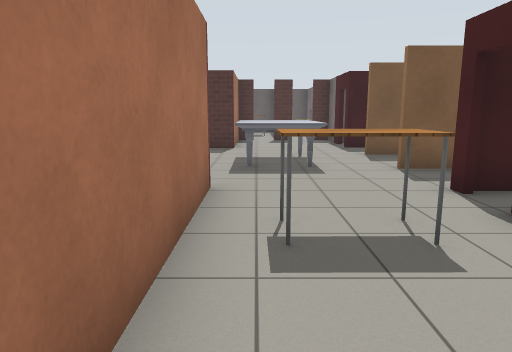
View 1 (above)

13 first-person views from a walk through a robot-simulator world made for Gazebo. The camera is 1.2 m above the floor, tilts 10° down and sees 70° across. The floor is counted in squares, 1 m on a side. Each view is taken from the middle of a square. On the plan, view 1 faces up. The plan holds only what a view shows up to about 14 squares ahead; the rest is blank. Robots are left out. Simple patterns stand in for the simulator's built-in surfaces.

View 2
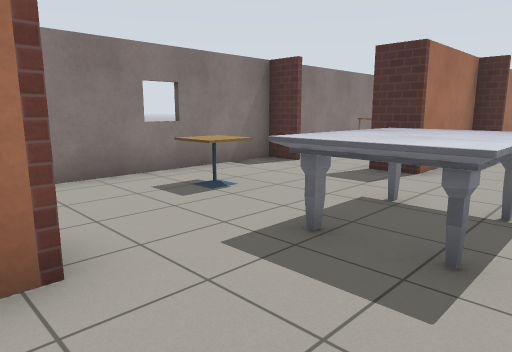

View 3
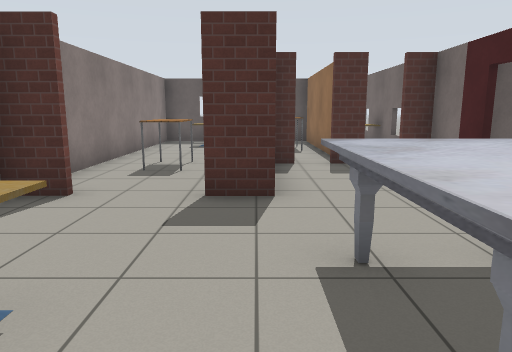

View 4
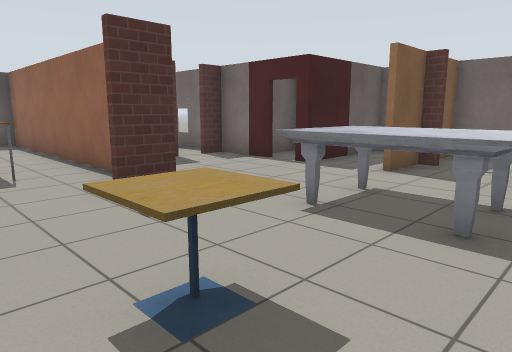

View 5
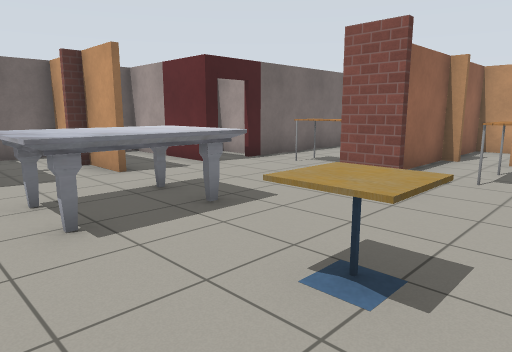

View 6
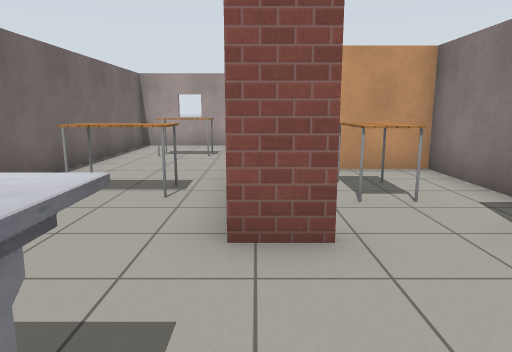

View 7
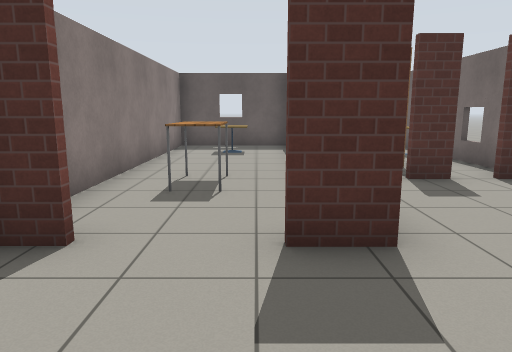

View 8
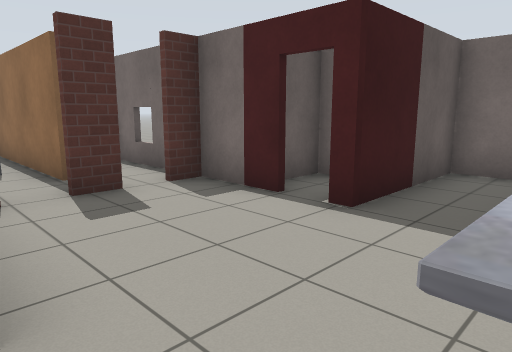

View 9
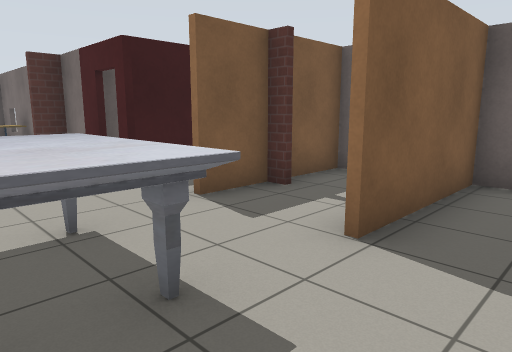

View 10
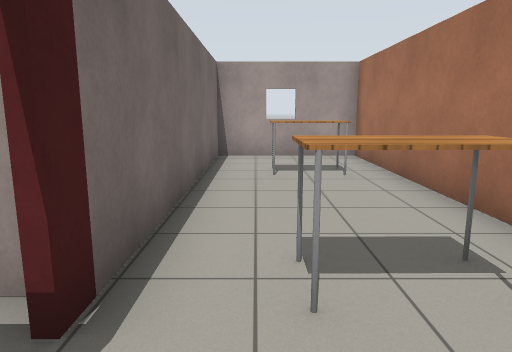

View 11
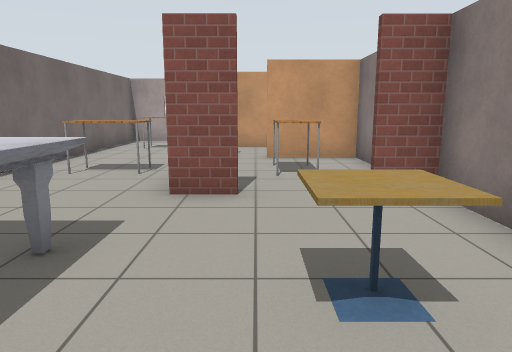

View 12
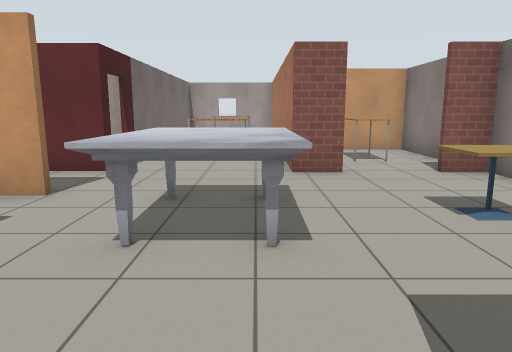

View 13
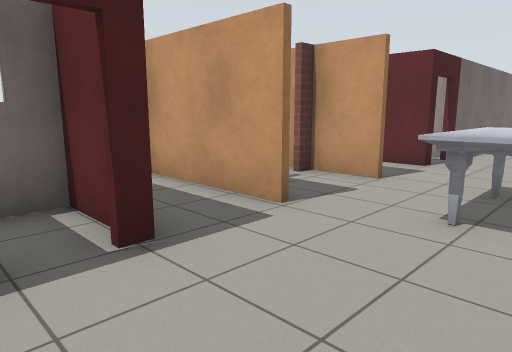

### Floor plan
Points are (right, up) in squares from view 1. A wall is a line through its corners. A room is listed if a view was taken in it or the views show most of it. See-through windows are left out.
Room 1 (views 1, 2, 3, 4, 5, 6, 7, 8, 9, 10, 11, 12, 13)
walls: (3, 7.8) (4.5, 7.8) (4.5, 8.2); (3, 10.4) (6.6, 10.4); (-1.8, 5.8) (-0.7, 5.8) (-0.7, -4.1) (3, -4.1) (3, 4.3); (3, 5.8) (6.7, 5.8); (4.5, 9.7) (4.5, 10.3) (3, 10.3); (-3.6, 12.1) (-4.6, 12.1) (-4.6, 5.8) (-3.6, 5.8); (5, 7.8) (6.7, 7.8); (-0.9, 14.2) (-0.9, 22) (-4.6, 22) (-4.6, 13.4); (3, 13.5) (3, 15.5); (0, 15.5) (-0.7, 15.5) (-0.7, 12.1) (-1.8, 12.1); (1.6, 15.5) (0.8, 15.5); (-4.6, 4) (-4.6, 1.3) (-2.3, 1.3); (6.9, 7.7) (3, 7.7); (6.9, 10.3) (5.1, 10.3); (-0.9, 1.6) (-0.9, 3.6); (6.8, 5.5) (6.8, 12.3) (3, 12.3) (3, 12.8); (3, 16.5) (3, 22)
ways out: open door at (3, 13) to room 2; opening at (-2, 1); open door at (3, 4.5)
objects: table (-3, 3) to (-3, 4); cafe table (-3, 9); table (-3, 15) to (-3, 16); other object (-3, 20); table (0, -1) to (1, -1); table (0, 3) to (1, 4); marble table (0, 8) to (1, 10); other object (2, 19) to (3, 20)
Room 2 (no view inside)
walls: (3.6, 12.5) (4.9, 12.5) (4.9, 14.2) (3.2, 14.2)
ways out: open door at (3, 13) to room 1

Positions as (right, up) in squares from view 1, and headings:
1: (0, 0), facing up
2: (2, 5), facing up-left
3: (-1, 7), facing up
4: (-4, 7), facing up-right
5: (-4, 11), facing down-right
6: (-1, 9), facing down
7: (-2, 9), facing up
8: (-1, 10), facing up-right
9: (0, 6), facing up-right
10: (2, 6), facing down
11: (-2, 11), facing down
12: (0, 13), facing down
13: (0, 14), facing down-right
